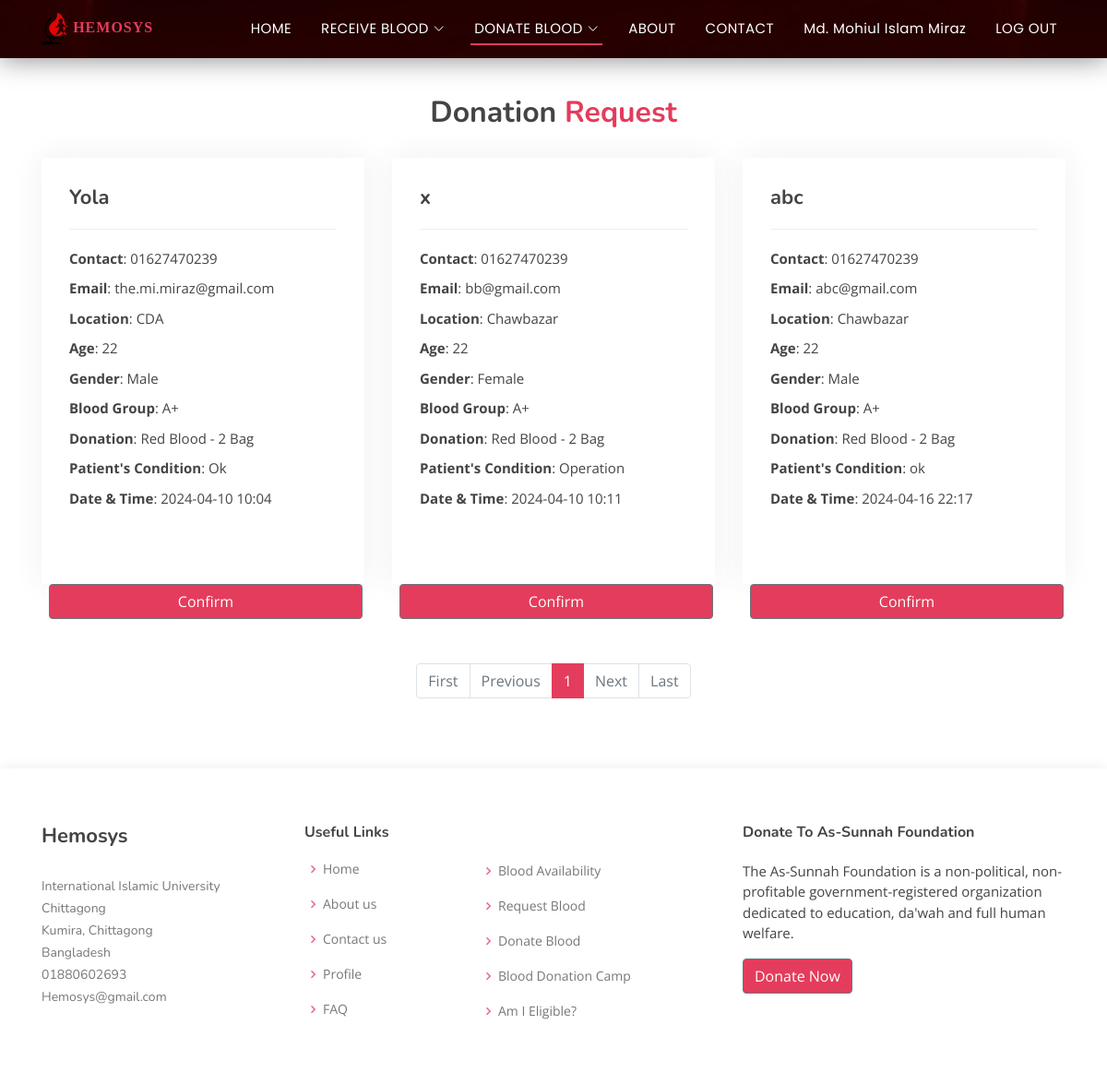
The page /donor/donation-request/ (signed in) on the database as committed earlier.
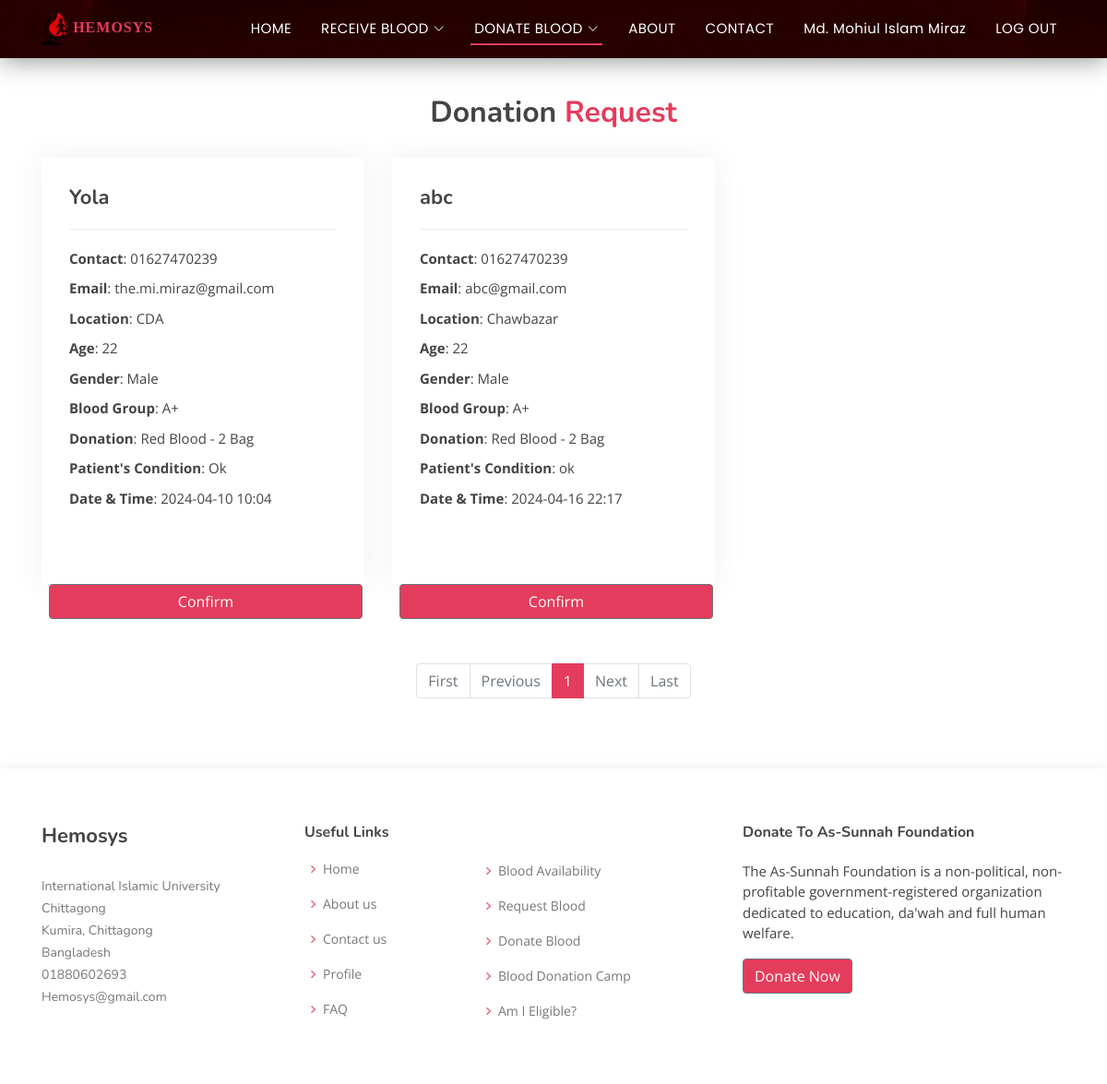
The same page on the database as committed later.
### Recipient/models.py (models this page shows)
class recipient(models.Model):
    recipientname = models.CharField(max_length=150)
    recipientphone = models.CharField(max_length=150)
    recipientemail = models.CharField(max_length=150)
    recipientlocation = models.CharField(max_length=150)
    recipientage = models.CharField(max_length=150)
    recipientgender = models.CharField(max_length=150)
    recipientblood = models.CharField(max_length=150)
    recipientdonationtype = models.CharField(max_length=150, null=True)
    recipientdonationquantity = models.CharField(max_length=150)
    recipientcondition = models.CharField(max_length=150)
    recipientdate = models.CharField(max_length=150)
    recipienttime = models.CharField(max_length=150, default = None)

### donor/views.py (the view)
# urls.py: path('donation-request/', views.donation_request, name="donationrequest"),
def donation_request(request):
    if request.user.is_authenticated:
        reqdata = recipient.objects.all()
        paginator=Paginator(reqdata,12)
        page_number=request.GET.get('page')
        page_obj=paginator.get_page(page_number)
        return render(request, "donationrequest.html", {"page_obj": page_obj})
    else:
        messages.warning(request, "PLEASE LOG IN TO DONATE")
        return redirect("/")

### templates/donationrequest.html (shortened to what this page needs)
{% extends 'base.html' %}
{% block content %}
<section id="portfolio-details" class="portfolio-details">
  <div class="container">
    <div class="section-title">
      <br><br>
      <h3>Donation <span>Request</span></h3>
    </div>
  </div>
  <div class="container">
    <div class="row gy-4">
      {% for n in page_obj %}
      <div class="col-lg-4">
        <div class="portfolio-info">
          <h3>{{ n.recipientname }}</h3>
          <ul>
            <li><strong>Contact</strong>: {{ n.recipientphone }} </li>
            <li><strong>Email</strong>: {{ n.recipientemail }} </li>
            <li><strong>Location</strong>: {{ n.recipientlocation }} </li>
            <li><strong>Age</strong>: {{ n.recipientage }} </li>
            <li><strong>Gender</strong>: {{ n.recipientgender }} </li>
            <li><strong>Blood Group</strong>: {{ n.recipientblood }} </li>
            <li><strong>Donation</strong>: {{ n.recipientdonationtype }} - {{ n.recipientdonationquantity }} Bag</li>
            <li><strong>Patient's Condition</strong>: {{ n.recipientcondition }} </li>
            <li><strong>Date & Time</strong>: {{ n.recipientdate }} {{ n.recipienttime }} </li>
            <br><br>
          </ul>
        </div>
        <form method="post" action="/donor/confirm-donation/{{n.id}}/">
          <button type="submit" class="btn btn-secondary mx-2" style="background-color: #e43c5c; width: 340px;"> Confirm </button>
        </form>
      </div>
      {% endfor %}
    </div>
  </div>
  <br><br>
  <div class="container d-flex justify-content-center">
    <nav aria-label="...">
      <ul class="pagination">
        {% if page_obj.has_previous %}
          <li class="page-item">
            <a class="page-link" href="?page=1">First</a>
          </li>
          <li class="page-item">
            <a class="page-link" href="?page={{ page_obj.previous_page_number }}">Previous</a>
          </li>
        {% else %}
          <li class="page-item disabled">
            <a class="page-link" href="?page=1">First</a>
          </li>
          <li class="page-item disabled">
            <a class="page-link" href="#">Previous</a>
          </li>
        {% endif %}
        {% for num in page_obj.paginator.page_range %}
          <li class="page-item {% if page_obj.number == num %}active{% endif %}" aria-current="page">
            <a class="page-link" href="?page={{ num }}">{{ num }}</a>
          </li>
        {% endfor %}
        {% if page_obj.has_next %}
          <li class="page-item">
            <a class="page-link" href="?page={{ page_obj.next_page_number }}">Next</a>
          </li>
          <li class="page-item">
            <a class="page-link" href="?page={{ page_obj.paginator.num_pages }}">Last</a>
          </li>
        {% else %}
          <li class="page-item disabled">
            <a class="page-link" href="#">Next</a>
          </li>
          <li class="page-item disabled">
            <a class="page-link" href="#">Last</a>
          </li>
        {% endif %}
      </ul>
    </nav>
  </div>
</section>
{% endblock content %}

### templates/base.html (shortened to what this page needs)
{% include "header.html" %}
{% block content %}
{% endblock content %}
{% include "footer.html" %}

### templates/header.html (shortened to what this page needs)
{%load static %}
<!DOCTYPE html>
<html lang="en">
<head>
  <link rel="stylesheet" href="https://cdn.jsdelivr.net/npm/bootstrap@4.4.1/dist/css/bootstrap.min.css">
  <link rel="stylesheet" href="https://cdn.jsdelivr.net/npm/bootstrap-icons@1.3.0/font/bootstrap-icons.css">
  <link rel='stylesheet' href='https://unpkg.com/boxicons@2.1.4/css/boxicons.min.css' >
  <link href="/static/assets/css/style.css" rel="stylesheet">
</head>
<body>
  <header id="header" class="fixed-top ">
    <div class="container d-flex align-items-center justify-content-between">
      <a href="/" class="logo"><img src="{% static '/images/logo.png' %}" alt="" class="img-fluid"> HEMOSYS </a>
      <nav id="navbar" class="navbar">
        <ul>
          {% url 'index' as url %}
          <li><a class="{% if request.path == url %} active {% endif %}" href="/">HOME</a></li>
          {% url 'requestblood' as url1 %}
          {% url 'bloodavailability' as url2 %}
          <li class="dropdown"><a class="{% if request.path == url1 or request.path == url2 %} active {% endif %}" href="#"><span>RECEIVE BLOOD</span> <i class="bi bi-chevron-down"></i></a>
          </li>
          {% url 'donorregistration' as url3 %}
          {% url 'registereddonors' as url4 %}
          {% url 'donationcamp' as url5 %}
          {% url 'amieligible' as url6 %}
          {% url 'donationrequest' as url7 %}
          <li class="dropdown"><a class="{% if request.path == url3 or request.path == url4 or request.path == url5 or request.path == url6 or request.path == url7 %} active {% endif %}" href="#"><span>DONATE BLOOD</span> <i class="bi bi-chevron-down"></i></a>
          </li>
          {% url 'about' as url %}
          <li><a class="{% if request.path == url %} active {% endif %}" href="{{url}}">ABOUT</a></li>
          {% url 'contact' as url %}
          <li><a class="{% if request.path == url %} active {% endif %}" href="{{url}}">CONTACT</a></li>
          {% if request.user.is_superuser %}
          <li class="dropdown"><a href="#"><span>Admin <i class="fa-solid fa-user"></i></span> <i class="bi bi-chevron-down"></i></a>
            <ul>
              {% url 'profile' as url %}
              <li><a class="{% if request.path == url %} active {% endif %}" href="{{url}}">{{ user }}<i class="fa-solid fa-user"></i></a></li>
              <li><a href="/admin">Dashboard</a></li>
            </ul>
          </li>
          {% else %}
          {% if request.user.is_authenticated %}
          {% url 'profile' as url %}
          <li><a class="{% if request.path == url %} active {% endif %}" href="{{url}}">{{ user.first_name }}</a></li>
          {% else %}
          {% url 'profile' as url %}
          <li><a class="{% if request.path == url %} active {% endif %}" href="{{url}}">Anonymous</a></li>
          {% endif %}
          {% endif %}
          {% if request.user.is_authenticated %}
          <li><a  class="nav-link scrollto" href="/auth/logout/">LOG OUT
          </a></li>
          {% endif %}
        </ul>
      </nav>
    </div>
  </header>

### templates/footer.html (shortened to what this page needs)
<footer id="footer">
    <div class="footer-top">
      <div class="container">
        <div class="row">
          <div class="col-lg-3 col-md-6 footer-contact">
            <h4>Hemosys</h4>
            <p>
              International Islamic University Chittagong <br>
              Kumira, Chittagong<br>
              Bangladesh <br>
              01880602693<br>
              Hemosys@gmail.com<br>
            </p>
          </div>
          <div class="col-lg-2 col-md-6 footer-links">
            <h4>Useful Links</h4>
            <ul>
              <li><i class="bx bx-chevron-right"></i> <a href="/">Home</a></li>
              <li><i class="bx bx-chevron-right"></i> <a href="about">About us</a></li>
              <li><i class="bx bx-chevron-right"></i> <a href="contact">Contact us</a></li>
              <li><i class="bx bx-chevron-right"></i> <a href="/auth/profile/">Profile</a></li>
              <li><i class="bx bx-chevron-right"></i> <a href="#faq">FAQ</a></li>
            </ul>
          </div>
          <div class="col-lg-3 col-md-6 footer-links">
            <br><br>
            <ul>
              <li><i class="bx bx-chevron-right"></i> <a href="/recipient/blood-availability/">Blood Availability</a></li>
              <li><i class="bx bx-chevron-right"></i> <a href="/recipient/request-blood/">Request Blood</a></li>
              <li><i class="bx bx-chevron-right"></i> <a href="/donor/donation-request/">Donate Blood</a></li>
              <li><i class="bx bx-chevron-right"></i> <a href="/donor/blood-donation-camp/">Blood Donation Camp</a></li>
              <li><i class="bx bx-chevron-right"></i> <a href="/donor/am-i-eligible/">Am I Eligible?</a></li>
            </ul>
          </div>
          <div class="col-lg-4 col-md-6 footer-newsletter">
            <h4>Donate To As-Sunnah Foundation</h4>
            <p>The As-Sunnah Foundation is a non-political, non-profitable government-registered organization dedicated to education, da'wah and full human welfare.</p>
            <button type="submit" class="btn btn-secondary" style="background-color: #e43c5c">Donate Now</button>
          </div>
        </div>
      </div>
    </div>
  </footer>
</body>
</html>

### static/assets/css/style.css (style rules this page uses)
body { font-family: "Open Sans", sans-serif; color: #444444; }
a { color: #e43c5c; text-decoration: none; }
h1, h2, h3, h4, h5, h6 { font-family: "Nunito", sans-serif; }
#header { transition: all 0.5s; z-index: 997; padding: 10px 0; background: url("../../images/headerbg.jpg") top center; box-shadow: 0 0 30px rgba(0, 0, 0, 0.5); }
#header .logo { font-size: 16px; margin: 0; padding: 0; line-height: 1; font-weight: 600; letter-spacing: 1px; text-transform: uppercase; font-family: cursive; }
#header .logo img { max-height: 35px; }
.navbar { padding: 0; }
.navbar ul { margin: 0; padding: 0; display: flex; list-style: none; align-items: center; }
.navbar li { position: relative; }
.navbar>ul>li { white-space: nowrap; padding: 10px 0 10px 24px; }
.navbar a, .navbar a:focus { display: flex; align-items: center; justify-content: space-between; font-family: "Poppins", sans-serif; color: #fff; font-size: 15px; padding: 0 4px; white-space: nowrap; transition: 0.3s; letter-spacing: 0.4px; position: relative; }
.navbar a i, .navbar a:focus i { font-size: 12px; line-height: 0; margin-left: 5px; }
.navbar>ul>li>a:before { content: ""; position: absolute; width: 100%; height: 2px; bottom: -6px; left: 0; background-color: #e43c5c; visibility: hidden; transform: scaleX(0); transition: all 0.3s ease-in-out 0s; }
.navbar a:hover:before, .navbar li:hover>a:before, .navbar .active:before { visibility: visible; transform: scaleX(1); }
.navbar a:hover, .navbar .active, .navbar .active:focus, .navbar li:hover>a { color: #fff; }
section { padding: 60px 0; overflow: hidden; }
.section-title { text-align: center; padding-bottom: 30px; }
.section-title h3 { margin: 15px 0 0 0; font-size: 32px; font-weight: 700; }
.section-title h3 span { color: #e43c5c; }
.portfolio-details { padding-top: 40px; }
.portfolio-details .portfolio-info { width: 350px; height: 462px; padding: 30px; box-shadow: 0px 0 30px rgba(73, 60, 62, 0.08); overflow: hidden; }
.portfolio-details .portfolio-info h3 { font-size: 22px; font-weight: 700; margin-bottom: 20px; padding-bottom: 20px; border-bottom: 1px solid #eee; }
.portfolio-details .portfolio-info ul { list-style: none; padding: 0; font-size: 15px; }
.portfolio-details .portfolio-info ul li+li { margin-top: 10px; }
#footer { color: #444444; font-size: 14px; background: #f6f4f4; box-shadow: 0px 2px 15px rgba(0, 0, 0, 0.1); }
#footer .footer-top { padding: 60px 0 30px 0; background: #fff; }
#footer .footer-top .footer-contact { margin-bottom: 30px; }
#footer .footer-top .footer-contact h4 { font-size: 22px; margin: 0 0 30px 0; padding: 2px 0 2px 0; line-height: 1; font-weight: 700; }
#footer .footer-top .footer-contact p { font-size: 14px; line-height: 24px; margin-bottom: 0; font-family: "Nunito", sans-serif; color: #777777; }
#footer .footer-top h4 { font-size: 16px; font-weight: bold; color: #444444; position: relative; padding-bottom: 12px; }
#footer .footer-top .footer-links { margin-bottom: 30px; }
#footer .footer-top .footer-links ul { list-style: none; padding: 0; margin: 0; }
#footer .footer-top .footer-links ul i { padding-right: 2px; color: #ea6981; font-size: 18px; line-height: 1; }
#footer .footer-top .footer-links ul li { padding: 10px 0; display: flex; align-items: center; }
#footer .footer-top .footer-links ul li:first-child { padding-top: 0; }
#footer .footer-top .footer-links ul a { color: #777777; transition: 0.3s; display: inline-block; line-height: 1; }
#footer .footer-newsletter { font-size: 15px; }
#footer .footer-newsletter h4 { font-size: 16px; font-weight: bold; color: #444444; position: relative; padding-bottom: 12px; }
.pagination .page-link { color: #e43c5c; background-color: transparent; border-color: #e43c5c; }
.pagination .page-item.active .page-link { background-color: #e43c5c; border-color: #e43c5c; }

Rows that differ between the two databases and show on the page:
removed recipient: recipientname "x", recipientphone "01627470239", recipientemail "bb@gmail.com", recipientlocation "Chawbazar", recipientage "22", recipientgender "Female", recipientblood "A+", recipientdonationtype "Red Blood", recipientdonationquantity "2", recipientcondition "Operation", recipientdate "2024-04-10", recipienttime "10:11"
